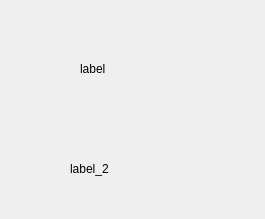
<?xml version="1.0" encoding="UTF-8"?>
<ui version="4.0">
 <class>Dialog</class>
 <widget class="QDialog" name="Dialog">
  <property name="geometry">
   <rect>
    <x>0</x>
    <y>0</y>
    <width>265</width>
    <height>219</height>
   </rect>
  </property>
  <property name="windowTitle">
   <string>Dialog</string>
  </property>
  <widget class="QStackedWidget" name="stackedWidget">
   <property name="geometry">
    <rect>
     <x>30</x>
     <y>30</y>
     <width>211</width>
     <height>81</height>
    </rect>
   </property>
   <widget class="QWidget" name="page">
    <widget class="QLabel" name="label">
     <property name="geometry">
      <rect>
       <x>50</x>
       <y>30</y>
       <width>55</width>
       <height>17</height>
      </rect>
     </property>
     <property name="text">
      <string>label</string>
     </property>
    </widget>
   </widget>
   <widget class="QWidget" name="page_2"/>
  </widget>
  <widget class="QLabel" name="label_2">
   <property name="geometry">
    <rect>
     <x>70</x>
     <y>160</y>
     <width>55</width>
     <height>17</height>
    </rect>
   </property>
   <property name="text">
    <string>label_2</string>
   </property>
  </widget>
 </widget>
 <resources/>
 <connections/>
</ui>
